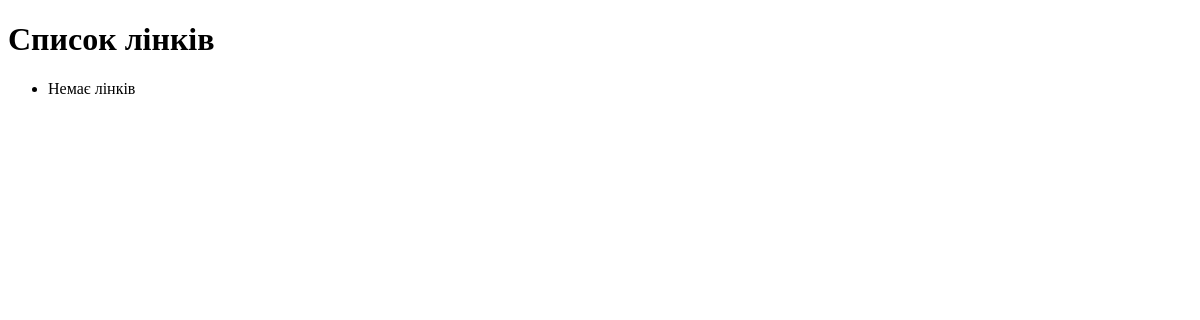
Before: /links/ with the older database file.
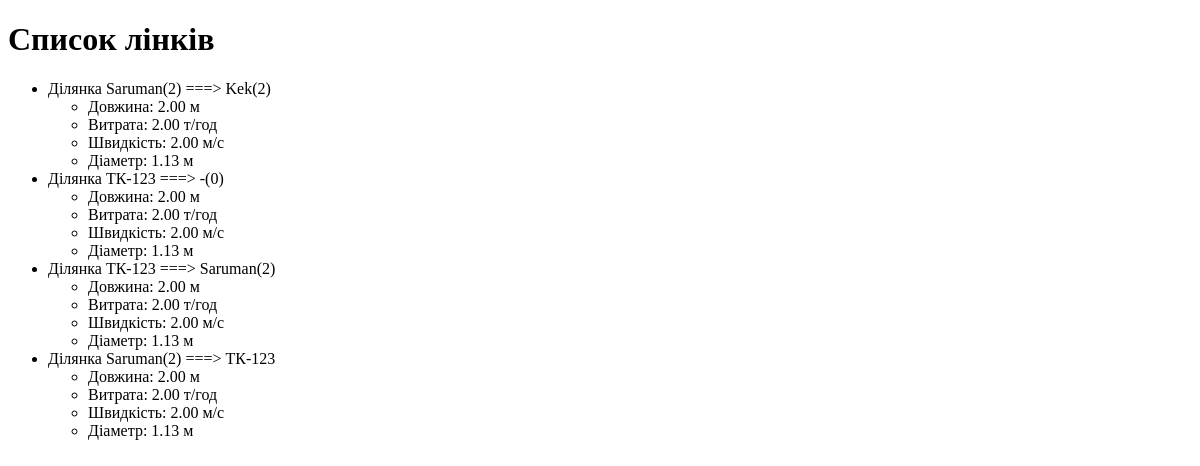
After: the same page with the newer database file.
### heatnet_app/models.py (models this page shows, shortened)
class Link(models.Model):
    node1 = models.ForeignKey(Node, related_name='links_to', on_delete=models.CASCADE)
    node2 = models.ForeignKey(Node, related_name='links_from', on_delete=models.CASCADE)
    length = models.DecimalField(max_digits=10, decimal_places=2, verbose_name="Дожина ділянки (м)")
    flow_rate = models.DecimalField(max_digits=10, decimal_places=2, verbose_name="Витрата (т/год)")
    speed = models.DecimalField(max_digits=10, decimal_places=2, verbose_name="Швидкість(м/с)")
    diameter = models.DecimalField(max_digits=6, decimal_places=2, null=True, blank=True)
    def __str__(self):
        return f"Ділянка {self.node1} ===> {self.node2}"

class Node(models.Model):
    project = models.ForeignKey(Project, on_delete=models.CASCADE, related_name='nodes')
    number = models.IntegerField(blank=True, null=True)
    address = models.CharField(max_length=255, blank=True, null=True)
    TYPES = (
        ('Теплова камера', 'Теплова камера'),
        ('Споживач', 'Споживач'),
    )
    type = models.CharField(max_length=100, choices=TYPES, blank=True, null=True)
    def __str__(self):
        if self.type == 'Теплова камера':
            return f"ТК-{self.number}"
        if self.type == 'Споживач':
            return f"{self.address}({self.number})"
        else:
            return "---"

### heatnet_app/views.py (the view)
# urls.py: path('links/', views.links_view, name='links'),  # URL для п'ятого шаблону
def links_view(request):
    links = Link.objects.all()
    return render(request, 'links.html', {'links': links})

### heatnet_app/templates/links.html (shortened to what this page needs)
<!DOCTYPE html>
<html lang="en">
<head>
</head>
<body>
    <h1>Список лінків</h1>
    <ul>
    {% for link in links %}
        <li>{{ link }}</li>
        <ul>
            <li>Довжина: {{ link.length }} м</li>
            <li>Витрата: {{ link.flow_rate }} т/год</li>
            <li>Швидкість: {{ link.speed }} м/с</li>
            <li>Діаметр: {{ link.diameter }} м</li>
        </ul>
    {% empty %}
        <li>Немає лінків</li>
    {% endfor %}
    </ul>
</body>
</html>

Changed rows visible on the page:
added Link: node1+node2 "Ділянка Saruman(2) ===> Kek(2)", length "2.00", flow_rate "2.00", speed "2.00", diameter "1.13"
added Link: node1+node2 "Ділянка ТК-123 ===> -(0)", length "2.00", flow_rate "2.00", speed "2.00", diameter "1.13"
added Link: node1+node2 "Ділянка ТК-123 ===> Saruman(2)", length "2.00", flow_rate "2.00", speed "2.00", diameter "1.13"
added Link: node1+node2 "Ділянка Saruman(2) ===> ТК-123", length "2.00", flow_rate "2.00", speed "2.00", diameter "1.13"
Other visible differences:
text no longer shown: "Немає лінків"
